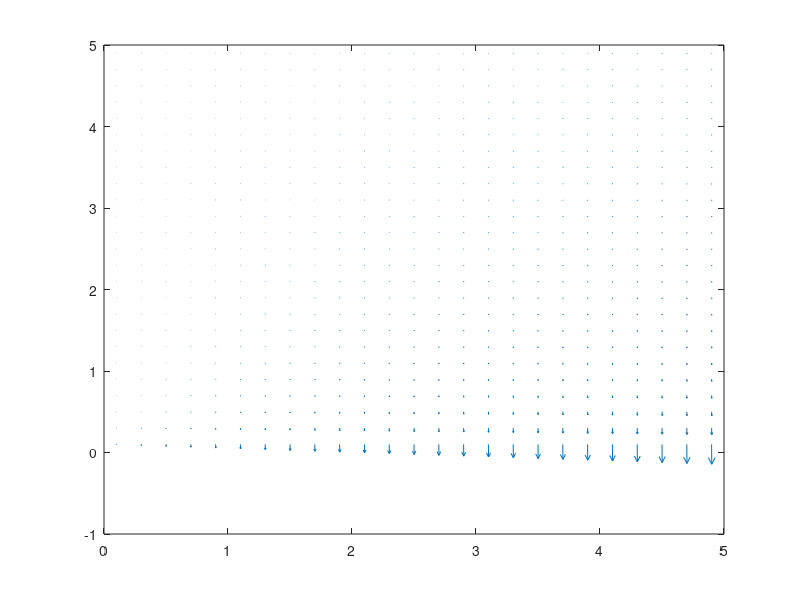

The MATLAB source for this figure:
[x,y] = meshgrid(0.1:0.2:5,0.1:0.2:5);
a = 1;
b = 2;
u = ones(length(x), length(x));
% v = -x .* b^2 ./ (y .* a^2);
v = -b^2 .* x ./ (a^2 .* y);
quiver(x, y, u, v)